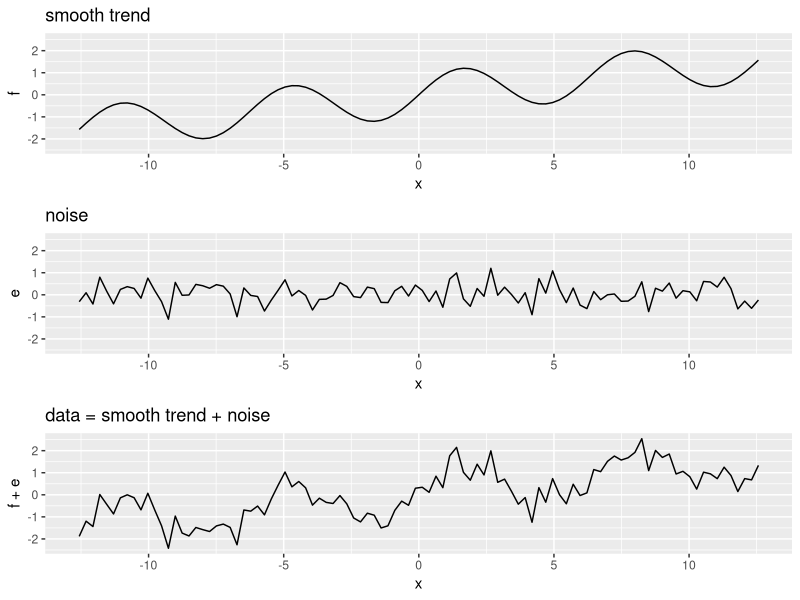
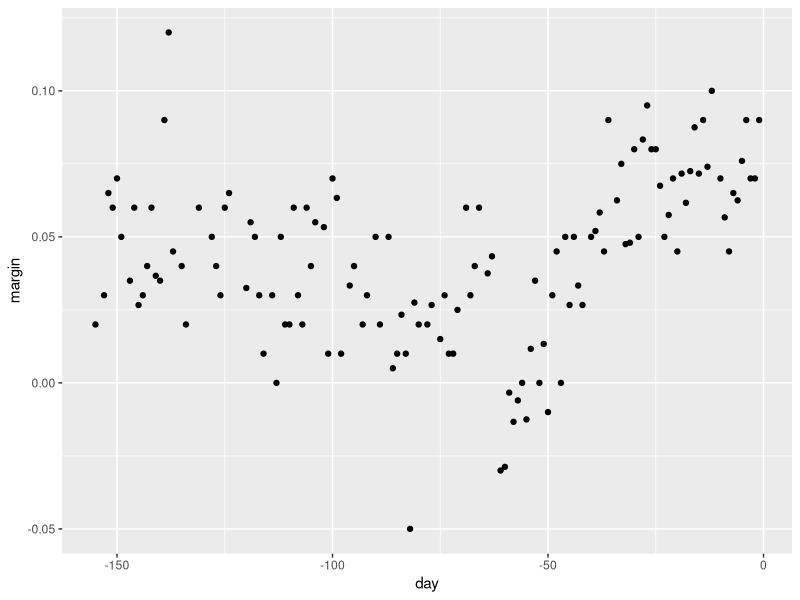
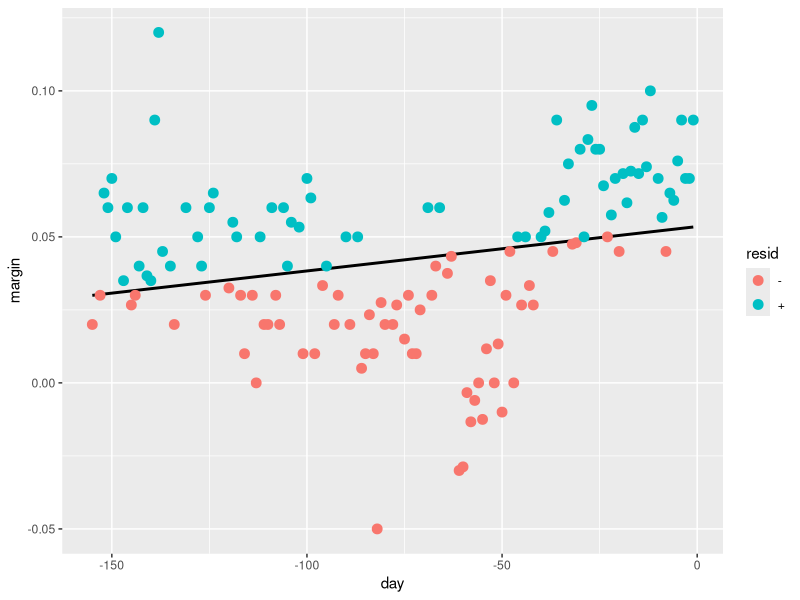
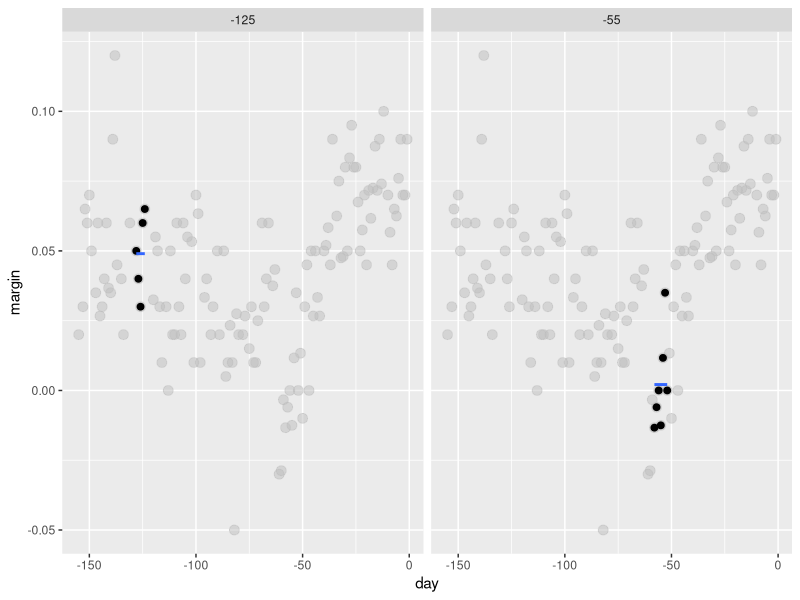
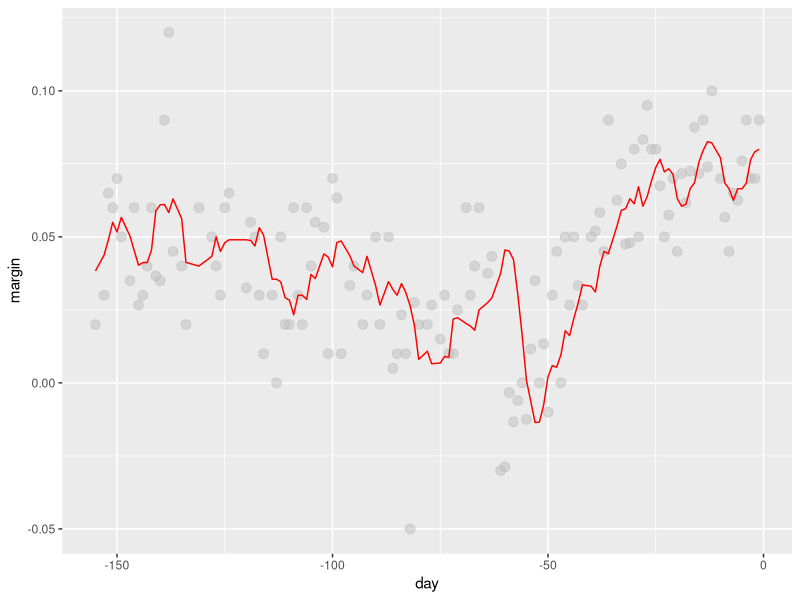
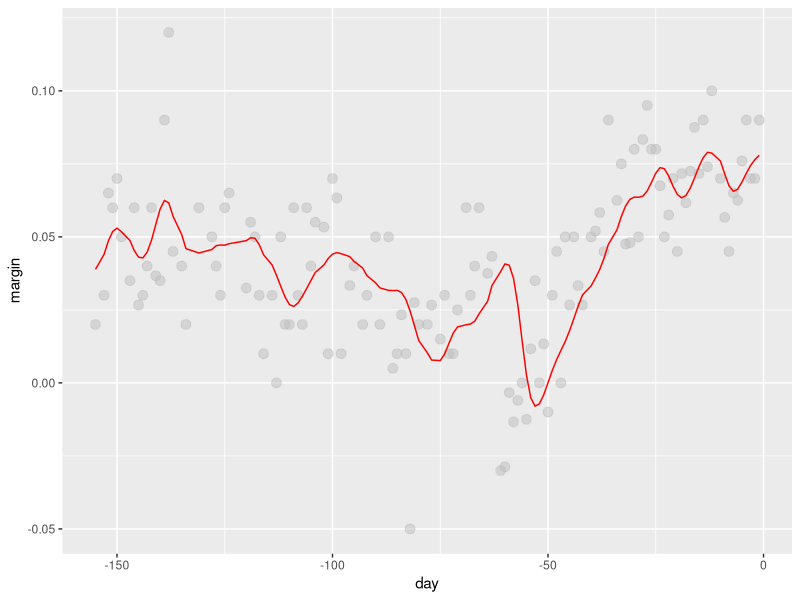
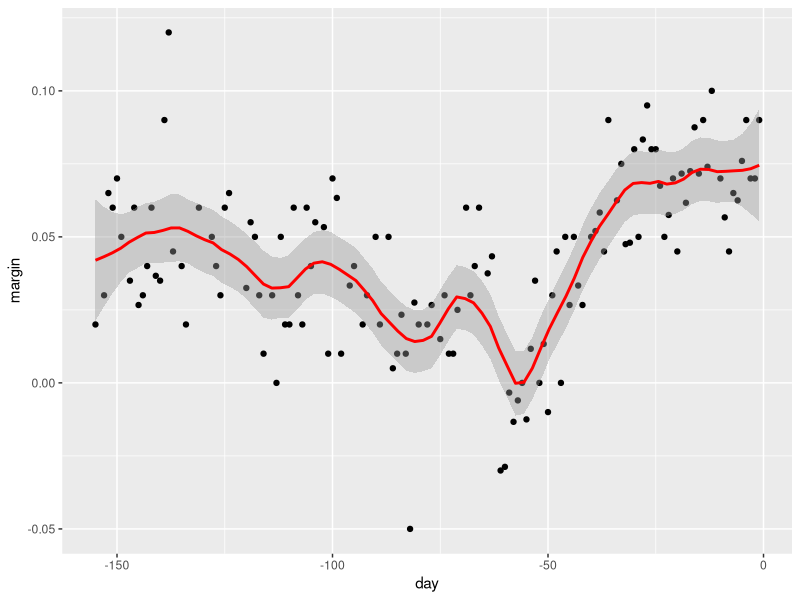
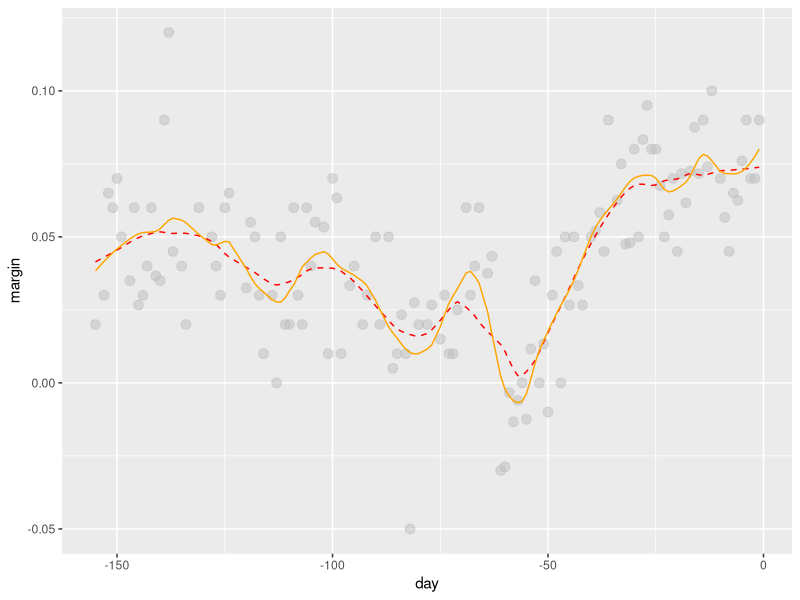

These figures' R source, in order:
# see that the trend is wobbly
library(tidyverse)
set.seed(1)
n <- 100
x <- seq(-pi*4, pi*4, len = n)
tmp <- data.frame(x = x , f = sin(x) + x/8, e = rnorm(n, 0, 0.5)) 
p1 <- qplot(x, f, main = "smooth trend", ylim = range(tmp$f+tmp$e), data = tmp, geom = "line")
p2 <- qplot(x, e, main = "noise", ylim = range(tmp$f+tmp$e), data = tmp, geom = "line")
p3 <- qplot(x, f+e, main = "data = smooth trend + noise", ylim = range(tmp$f+tmp$e), data = tmp, geom = "line")
gridExtra::grid.arrange(p1, p2, p3)

# estimate the time trend in the 2008 US popular vote poll margin
library(tidyverse)
library(dslabs)
data("polls_2008")
qplot(day, margin, data = polls_2008)

# use regression to estimate
resid <- ifelse(lm(margin~day, data = polls_2008)$resid > 0, "+", "-")
polls_2008 %>% 
  mutate(resid = resid) %>% 
  ggplot(aes(day, margin)) + 
  geom_smooth(method = "lm", se = FALSE, color = "black") +
  geom_point(aes(color = resid), size = 3)

# Bin smoothing and kernels

# bin smoothers
span <- 3.5
tmp <- polls_2008 %>%
  crossing(center = polls_2008$day) %>%
  mutate(dist = abs(day - center)) %>%
  filter(dist <= span) 

tmp %>% filter(center %in% c(-125, -55)) %>%
  ggplot(aes(day, margin)) +   
  geom_point(data = polls_2008, size = 3, alpha = 0.5, color = "grey") +
  geom_point(size = 2) +    
  geom_smooth(aes(group = center), 
              method = "lm", formula=y~1, se = FALSE) +
  facet_wrap(~center)

# larger span
span <- 7 
fit <- with(polls_2008, 
            ksmooth(day, margin, kernel = "box", bandwidth = span))

polls_2008 %>% mutate(smooth = fit$y) %>%
  ggplot(aes(day, margin)) +
  geom_point(size = 3, alpha = .5, color = "grey") + 
  geom_line(aes(day, smooth), color="red")

# kernel
span <- 7
fit <- with(polls_2008, 
            ksmooth(day, margin, kernel = "normal", bandwidth = span))

polls_2008 %>% mutate(smooth = fit$y) %>%
  ggplot(aes(day, margin)) +
  geom_point(size = 3, alpha = .5, color = "grey") + 
  geom_line(aes(day, smooth), color="red")

# Local Weighted Regression (loess)

polls_2008 %>% ggplot(aes(day, margin)) +
  geom_point() +
  geom_smooth(color="red", span = 0.15, method = "loess", method.args = list(degree=1))

total_days <- diff(range(polls_2008$day))
span <- 28/total_days
fit_1 <- loess(margin ~ day, degree=1, span = span, data=polls_2008)
fit_2 <- loess(margin ~ day, span = span, data=polls_2008)


polls_2008 %>% mutate(smooth_1 = fit_1$fitted, smooth_2 = fit_2$fitted) %>%
  ggplot(aes(day, margin)) +
  geom_point(size = 3, alpha = .5, color = "grey") +
  geom_line(aes(day, smooth_1), color="red", lty = 2) +
  geom_line(aes(day, smooth_2), color="orange", lty = 1)


polls_2008 %>% ggplot(aes(day, margin)) +
  geom_point() +
  geom_smooth()
